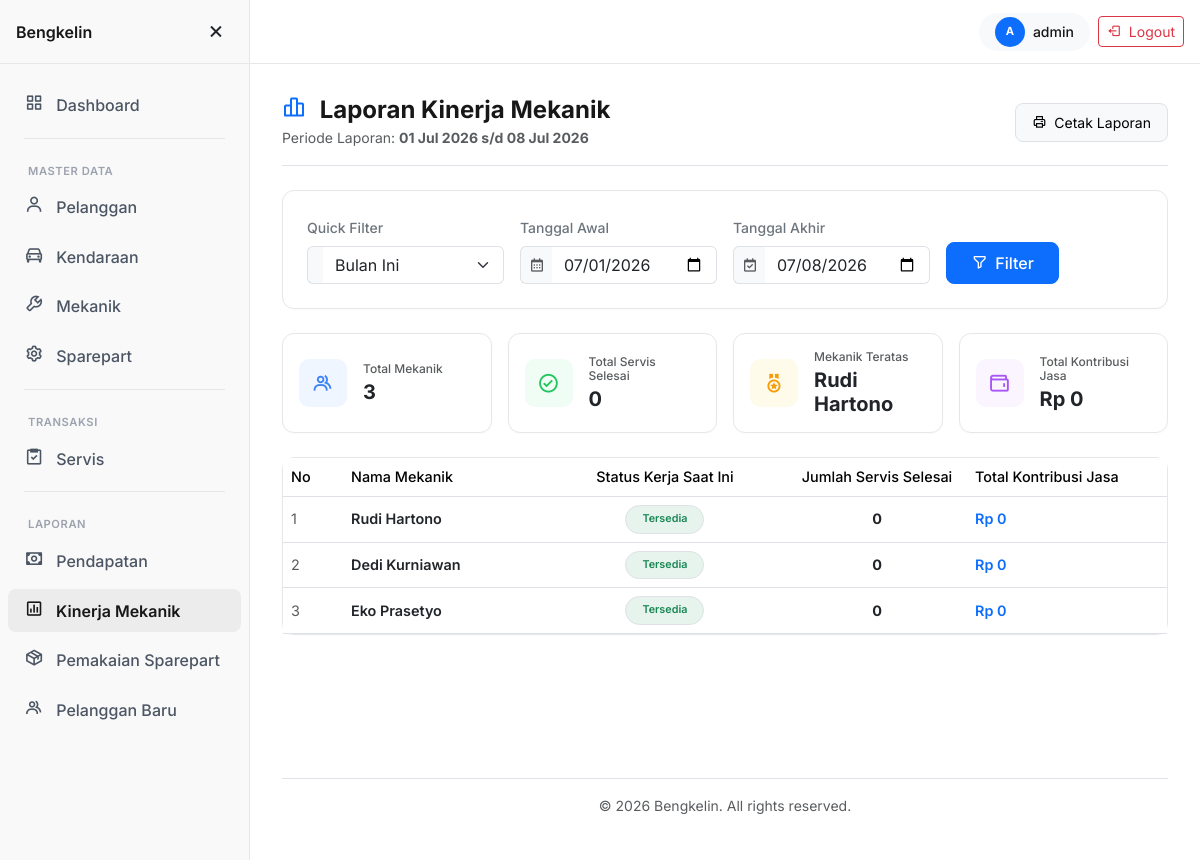
The page /laporan/mekanik.php (signed in) on the database its author committed.
### tables this page shows
CREATE TABLE mekanik (
    id_mekanik INT                                   NOT NULL AUTO_INCREMENT,
    nama       VARCHAR(100)                          NOT NULL,
    status     ENUM('tersedia','sibuk','nonaktif')   NOT NULL DEFAULT 'tersedia',
    PRIMARY KEY (id_mekanik)
);

### includes/components/report_helper.php (called while the page is built)
<?php
function initReportPeriod() {
    $firstDayOfMonth = date('Y-m-01');
    $today = date('Y-m-d');
    $tgl_awal  = $_GET['tgl_awal'] ?? $firstDayOfMonth;
    $tgl_akhir = $_GET['tgl_akhir'] ?? $today;
    $preset    = $_GET['preset'] ?? 'bulan_ini';
    $periodeText = date('d M Y', strtotime($tgl_awal)) . ' s/d ' . date('d M Y', strtotime($tgl_akhir));
    return [
        'tgl_awal'    => $tgl_awal,
        'tgl_akhir'   => $tgl_akhir,
        'preset'      => $preset,
        'periodeText' => $periodeText
    ];
}

### includes/functions.php (called while the page is built, shortened)
<?php
function e(string $str): string
{
    return htmlspecialchars($str, ENT_QUOTES, 'UTF-8');
}
function rupiah(float $angka): string
{
    return 'Rp ' . number_format($angka, 0, ',', '.');
}
function statusColor(string $status): string
{
    $map = [
        'antre'      => 'warning',
        'dikerjakan' => 'primary',
        'selesai'    => 'success',
        'diambil'    => 'purple',
        'dibatalkan' => 'danger',
        'tersedia'   => 'success',
        'sibuk'      => 'warning',
        'nonaktif'   => 'secondary'
    ];
    return $map[$status] ?? 'secondary';
}

### laporan/mekanik.php (the view, shortened to what this page needs)
<?php
require '../config.php';
require_once __DIR__ . '/../includes/components/report_helper.php';
$periode = initReportPeriod();
$tgl_awal    = $periode['tgl_awal'];
$tgl_akhir   = $periode['tgl_akhir'];
$stmt = $conn->prepare("
    SELECT m.id_mekanik, m.nama, m.status AS status_aktif,
           COUNT(s.id_servis) AS jumlah_servis,
           COALESCE(SUM(s.biaya_jasa), 0) AS total_jasa
    FROM mekanik m
    LEFT JOIN servis s ON m.id_mekanik = s.id_mekanik
         AND s.tanggal_masuk BETWEEN ? AND ?
         AND s.status IN ('selesai', 'diambil')
    GROUP BY m.id_mekanik, m.nama, m.status
    ORDER BY jumlah_servis DESC, total_jasa DESC
");
$stmt->bind_param('ss', $tgl_awal, $tgl_akhir);
$stmt->execute();
$result = $stmt->get_result();
$db_rows = [];
while ($row = $result->fetch_assoc()) {
    $db_rows[] = $row;
}
include '../includes/header.php';
include '../includes/sidebar.php';
include __DIR__ . '/../includes/components/report_header.php';
include __DIR__ . '/../includes/components/report_filter.php';
include __DIR__ . '/../includes/components/report_stats.php';
$headers = [
    ['label' => 'No', 'width' => 60],
    ['label' => 'Nama Mekanik'],
    ['label' => 'Status Kerja Saat Ini', 'center' => true],
    ['label' => 'Jumlah Servis Selesai', 'width' => 180, 'center' => true],
    ['label' => 'Total Kontribusi Jasa', 'width' => 200]
];
$rows = [];
$no = 1;
foreach ($db_rows as $row) {
    $color = statusColor($row['status_aktif']);
    $statusBadge = '<div class="text-center"><span class="badge bg-' . $color . ' bg-opacity-10 text-' . $color . ' fw-semibold px-3 py-2 border rounded-pill">' . ucfirst(e($row['status_aktif'])) . '</span></div>';
    $jumlahServisText = '<div class="text-center fw-bold text-dark">' . (int)$row['jumlah_servis'] . '</div>';
    $rows[] = [
        ['content' => $no++, 'class' => 'text-muted'],
        ['content' => e($row['nama']), 'class' => 'fw-semibold text-dark'],
        ['content' => $statusBadge],
        ['content' => $jumlahServisText],
        ['content' => rupiah($row['total_jasa']), 'class' => 'fw-semibold text-primary']
    ];
}
include __DIR__ . '/../includes/components/table.php';
include '../includes/footer.php';

### includes/components/table.php
<?php
$emptyMessage = $emptyMessage ?? 'Data tidak ditemukan.';
?>
<div class="card stat-card">
    <div class="card-body p-0">
        <div class="table-responsive">
            <table class="table table-hover align-middle mb-0" style="font-size: 0.9rem;">
                <thead class="border-bottom text-muted">
                    <tr>
                        <?php foreach ($headers as $header): ?>
                            <th class="fw-medium <?= (isset($header['center']) && $header['center']) ? 'text-center' : '' ?>" style="<?= isset($header['width']) ? 'width:'.$header['width'].'px;' : '' ?>">
                                <?= $header['label'] ?>
                            </th>
                        <?php endforeach; ?>
                    </tr>
                </thead>
                <tbody>
                    <?php if (empty($rows)): ?>
                        <tr>
                            <td colspan="<?= count($headers) ?>" class="text-center py-5">
                                <div class="py-4">
                                    <i class="bx bx-file-blank fs-1 text-muted opacity-25"></i>
                                    <p class="text-muted mt-2 mb-0"><?= $emptyMessage ?></p>
                                </div>
                            </td>
                        </tr>
                    <?php else: ?>
                        <?php foreach ($rows as $cells): ?>
                            <tr>
                                <?php foreach ($cells as $cell): ?>
                                    <td class="<?= isset($cell['class']) ? $cell['class'] : '' ?>">
                                        <?= $cell['content'] ?>
                                    </td>
                                <?php endforeach; ?>
                            </tr>
                        <?php endforeach; ?>
                    <?php endif; ?>
                </tbody>
            </table>
        </div>
    </div>
</div>

### assets/css/style.css (style rules this page uses)
body { font-family: "Inter", -apple-system, BlinkMacSystemFont, "Segoe UI", Roboto, sans-serif; background-color: #ffffff; color: #171717; }
:root { --bs-primary: #000000; --bs-secondary: #f3f4f6; --bs-success: #10b981; --bs-danger: #ef4444; --bs-warning: #f59e0b; --bs-info: #3b82f6; --sidebar-bg: #f9f9f9; --sidebar-hover: #ececec; --border-light: #e5e7eb; --sidebar-width: 250px; --sidebar-collapsed-width: 68px; }
.stat-card { border: 1px solid var(--border-light) !important; box-shadow: 0 1px 3px rgba(0, 0, 0, 0.02); border-radius: 12px; background: #ffffff; transition: all 0.2s ease; }

### includes/header.php (style rules this page uses)
body { padding-top: 64px; }

### rows shown on the page
mekanik: status "Tersedia"
mekanik: status "Tersedia"
mekanik: status "Tersedia"

### other values the page prints
substr($_SESSION['username'] ?? 'A', 0, 1) "A"
$_SESSION['username'] "admin"
$title "Laporan Kinerja Mekanik"
$periodeText "01 Jul 2026 s/d 08 Jul 2026"
$stat['label'] "Total Mekanik"
$stat['value'] "3"
$stat['label'] "Total Servis Selesai"
$stat['value'] "0"
$stat['label'] "Mekanik Teratas"
$stat['value'] "Rudi Hartono"
$stat['label'] "Total Kontribusi Jasa"
$stat['value'] "Rp 0"
$header['label'] "No"
$header['label'] "Nama Mekanik"
$header['label'] "Status Kerja Saat Ini"
